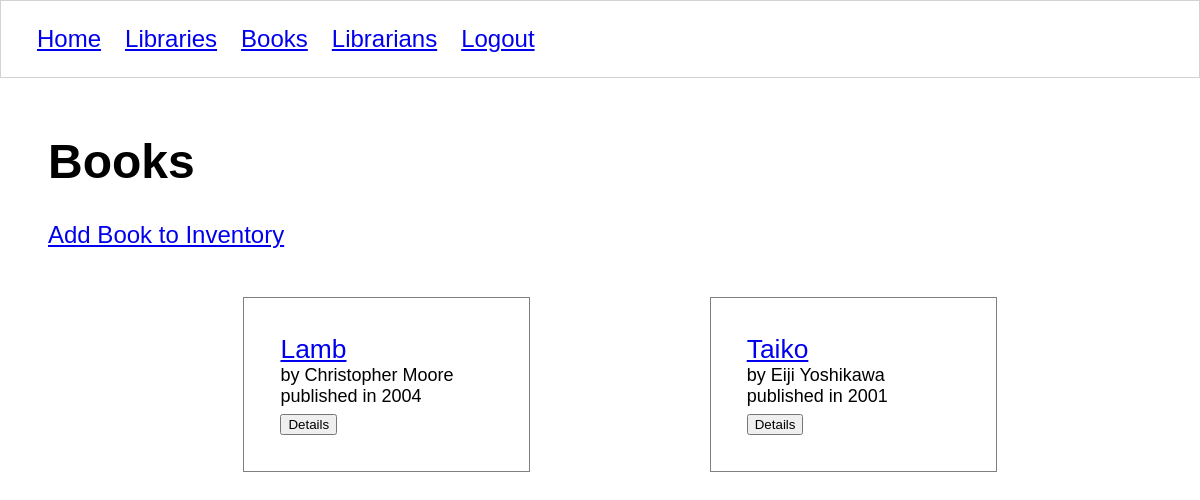
Page /books/ (signed in) on the earlier database version.
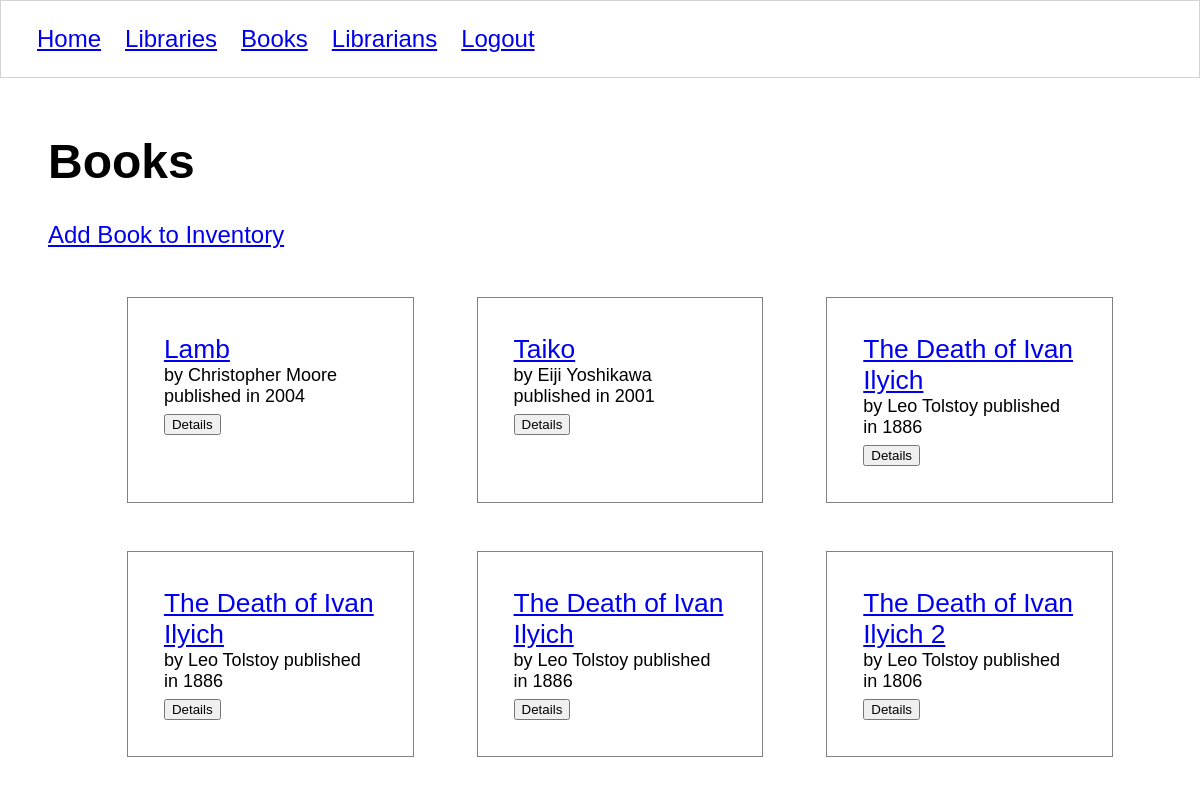
Same page on the later database version.
### libraryapp/models/book.py (models this page shows, shortened)
class Book(models.Model):
    title = models.CharField(max_length = 50)
    ISBN = models.CharField(max_length=100)
    author = models.CharField(max_length=50)
    year_published = models.IntegerField()
    location = models.ForeignKey(Library, on_delete=models.CASCADE)
    librarian = models.ForeignKey(Librarian, on_delete=models.CASCADE)

### libraryapp/views/books/list.py (the view, shortened to what this page needs)
# urls.py: path('books/', book_list, name='books'),
@login_required
def book_list(request):
    if request.method == 'GET':
        with sqlite3.connect(Connection.db_path) as conn:
            conn.row_factory = model_factory(Book)
            db_cursor = conn.cursor()
            db_cursor.execute("""
            select
                b.id,
                b.title,
                b.ISBN,
                b.author,
                b.year_published,
                b.librarian_id,
                b.location_id
            from libraryapp_book b
            """)
            all_books = db_cursor.fetchall()
        template = 'books/list.html'
        context = {
            'all_books': all_books
        }
        return render(request, template, context)

### libraryapp/models/modelfactory.py (called while the page is built)
def model_factory(model_type):
    def create(cursor, row):
        instance = model_type()
        smart_row = sqlite3.Row(cursor, row)
        for col in smart_row.keys():
            setattr(instance, col, smart_row[col])
        return instance
    return create

### libraryapp/templates/books/list.html (shortened to what this page needs)
{% extends 'shared/base.html' %}
{% load static %}
{% block css %}
    <link rel="stylesheet" href="{% static 'styles/books.css' %}" />
{% endblock %}
{% block content %}
    <h1>Books</h1>
    <a href="{% url 'libraryapp:book_form' %}">Add Book to Inventory</a>
    <ol class="books">
    {% for book in all_books %}
        <li class="book">
            <a class="book__title" href="{% url 'libraryapp:book' book.id %}"> {{ book.title }}</a>
            <div class="book__description">
                by {{book.author}} published in {{book.year_published}}
            </div>
            <button id="detail--{{ book.id }}">Details</button>
        </li>
    {% endfor %}
    </ol>
{% endblock %}

Differences in the rows shown:
added Book: title "The Death of Ivan Ilyich", author "Leo Tolstoy", year_published "1886"
added Book: title "The Death of Ivan Ilyich", author "Leo Tolstoy", year_published "1886"
added Book: title "The Death of Ivan Ilyich", author "Leo Tolstoy", year_published "1886"
added Book: title "The Death of Ivan Ilyich 2", author "Leo Tolstoy", year_published "1806"
